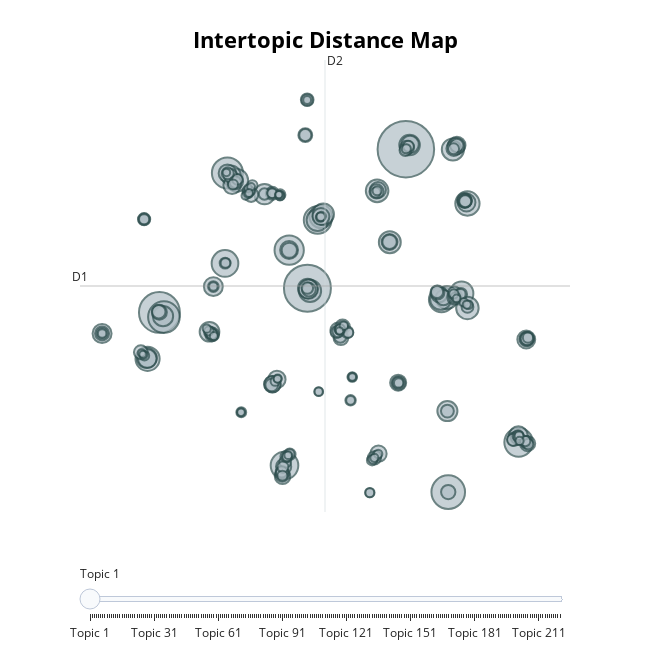

Write notebook code for a chart like this one.
### Code cell
topic_model.visualize_topics()

### Figure 1 — Plotly figure (JSON) as saved in the notebook; plotly's stock layout.template omitted (floating-point values rounded to 4 significant figures; data arrays with more than 128 entries replaced by an {"elided": "..."} marker saying what was removed)
{"data": [{"customdata": {"elided": "221x3 mixed values"}, "hovertemplate": "<b>Topic %{customdata[0]}</b><br>Words: %{customdata[1]}<br>Size: %{customdata[2]}", "legendgroup": "", "marker": {"color": "#B0BEC5", "line": {"color": "DarkSlateGrey", "width": 2}, "size": {"elided": "221 int values"}, "sizemode": "area", "sizeref": 0.3875, "symbol": "circle"}, "mode": "markers", "name": "", "orientation": "v", "showlegend": false, "type": "scatter", "x": {"elided": "221 float values"}, "xaxis": "x", "y": {"elided": "221 float values"}, "yaxis": "y"}], "layout": {"annotations": [{"showarrow": false, "text": "D1", "x": -11.47, "y": 5.134, "yshift": 10}, {"showarrow": false, "text": "D2", "x": 5.135, "xshift": 10, "y": 19.92}], "height": 650, "hoverlabel": {"bgcolor": "white", "font": {"family": "Rockwell", "size": 16}}, "legend": {"itemsizing": "constant", "tracegroupgap": 0}, "margin": {"t": 60}, "shapes": [{"line": {"color": "#CFD8DC", "width": 2}, "type": "line", "x0": 5.135, "x1": 5.135, "y0": -9.656, "y1": 19.92}, {"line": {"color": "#9E9E9E", "width": 2}, "type": "line", "x0": -11.47, "x1": 21.74, "y0": 5.134, "y1": 5.134}], "sliders": [{"active": 0, "pad": {"t": 50}, "steps": [{"args": [{"marker.color": {"elided": "1x221 str values"}}], "label": "Topic 1", "method": "update"}, {"args": [{"marker.color": {"elided": "1x221 str values"}}], "label": "Topic 2", "method": "update"}, {"args": [{"marker.color": {"elided": "1x221 str values"}}], "label": "Topic 3", "method": "update"}, {"args": [{"marker.color": {"elided": "1x221 str values"}}], "label": "Topic 4", "method": "update"}, {"args": [{"marker.color": {"elided": "1x221 str values"}}], "label": "Topic 5", "method": "update"}, {"args": [{"marker.color": {"elided": "1x221 str values"}}], "label": "Topic 6", "method": "update"}, {"args": [{"marker.color": {"elided": "1x221 str values"}}], "label": "Topic 7", "method": "update"}, {"args": [{"marker.color": {"elided": "1x221 str values"}}], "label": "Topic 8", "method": "update"}, {"args": [{"marker.color": {"elided": "1x221 str values"}}], "label": "Topic 9", "method": "update"}, {"args": [{"marker.color": {"elided": "1x221 str values"}}], "label": "Topic 10", "method": "update"}, {"args": [{"marker.color": {"elided": "1x221 str values"}}], "label": "Topic 11", "method": "update"}, {"args": [{"marker.color": {"elided": "1x221 str values"}}], "label": "Topic 12", "method": "update"}, {"args": [{"marker.color": {"elided": "1x221 str values"}}], "label": "Topic 13", "method": "update"}, {"args": [{"marker.color": {"elided": "1x221 str values"}}], "label": "Topic 14", "method": "update"}, {"args": [{"marker.color": {"elided": "1x221 str values"}}], "label": "Topic 15", "method": "update"}, {"args": [{"marker.color": {"elided": "1x221 str values"}}], "label": "Topic 16", "method": "update"}, {"args": [{"marker.color": {"elided": "1x221 str values"}}], "label": "Topic 17", "method": "update"}, {"args": [{"marker.color": {"elided": "1x221 str values"}}], "label": "Topic 18", "method": "update"}, {"args": [{"marker.color": {"elided": "1x221 str values"}}], "label": "Topic 19", "method": "update"}, {"args": [{"marker.color": {"elided": "1x221 str values"}}], "label": "Topic 20", "method": "update"}, {"args": [{"marker.color": {"elided": "1x221 str values"}}], "label": "Topic 21", "method": "update"}, {"args": [{"marker.color": {"elided": "1x221 str values"}}], "label": "Topic 22", "method": "update"}, {"args": [{"marker.color": {"elided": "1x221 str values"}}], "label": "Topic 23", "method": "update"}, {"args": [{"marker.color": {"elided": "1x221 str values"}}], "label": "Topic 24", "method": "update"}, {"args": [{"marker.color": {"elided": "1x221 str values"}}], "label": "Topic 25", "method": "update"}, {"args": [{"marker.color": {"elided": "1x221 str values"}}], "label": "Topic 26", "method": "update"}, {"args": [{"marker.color": {"elided": "1x221 str values"}}], "label": "Topic 27", "method": "update"}, {"args": [{"marker.color": {"elided": "1x221 str values"}}], "label": "Topic 28", "method": "update"}, {"args": [{"marker.color": {"elided": "1x221 str values"}}], "label": "Topic 29", "method": "update"}, {"args": [{"marker.color": {"elided": "1x221 str values"}}], "label": "Topic 30", "method": "update"}, {"args": [{"marker.color": {"elided": "1x221 str values"}}], "label": "Topic 31", "method": "update"}, {"args": [{"marker.color": {"elided": "1x221 str values"}}], "label": "Topic 32", "method": "update"}, {"args": [{"marker.color": {"elided": "1x221 str values"}}], "label": "Topic 33", "method": "update"}, {"args": [{"marker.color": {"elided": "1x221 str values"}}], "label": "Topic 34", "method": "update"}, {"args": [{"marker.color": {"elided": "1x221 str values"}}], "label": "Topic 35", "method": "update"}, {"args": [{"marker.color": {"elided": "1x221 str values"}}], "label": "Topic 36", "method": "update"}, {"args": [{"marker.color": {"elided": "1x221 str values"}}], "label": "Topic 37", "method": "update"}, {"args": [{"marker.color": {"elided": "1x221 str values"}}], "label": "Topic 38", "method": "update"}, {"args": [{"marker.color": {"elided": "1x221 str values"}}], "label": "Topic 39", "method": "update"}, {"args": [{"marker.color": {"elided": "1x221 str values"}}], "label": "Topic 40", "method": "update"}, {"args": [{"marker.color": {"elided": "1x221 str values"}}], "label": "Topic 41", "method": "update"}, {"args": [{"marker.color": {"elided": "1x221 str values"}}], "label": "Topic 42", "method": "update"}, {"args": [{"marker.color": {"elided": "1x221 str values"}}], "label": "Topic 43", "method": "update"}, {"args": [{"marker.color": {"elided": "1x221 str values"}}], "label": "Topic 44", "method": "update"}, {"args": [{"marker.color": {"elided": "1x221 str values"}}], "label": "Topic 45", "method": "update"}, {"args": [{"marker.color": {"elided": "1x221 str values"}}], "label": "Topic 46", "method": "update"}, {"args": [{"marker.color": {"elided": "1x221 str values"}}], "label": "Topic 47", "method": "update"}, {"args": [{"marker.color": {"elided": "1x221 str values"}}], "label": "Topic 48", "method": "update"}, {"args": [{"marker.color": {"elided": "1x221 str values"}}], "label": "Topic 49", "method": "update"}, {"args": [{"marker.color": {"elided": "1x221 str values"}}], "label": "Topic 50", "method": "update"}, {"args": [{"marker.color": {"elided": "1x221 str values"}}], "label": "Topic 51", "method": "update"}, {"args": [{"marker.color": {"elided": "1x221 str values"}}], "label": "Topic 52", "method": "update"}, {"args": [{"marker.color": {"elided": "1x221 str values"}}], "label": "Topic 53", "method": "update"}, {"args": [{"marker.color": {"elided": "1x221 str values"}}], "label": "Topic 54", "method": "update"}, {"args": [{"marker.color": {"elided": "1x221 str values"}}], "label": "Topic 55", "method": "update"}, {"args": [{"marker.color": {"elided": "1x221 str values"}}], "label": "Topic 56", "method": "update"}, {"args": [{"marker.color": {"elided": "1x221 str values"}}], "label": "Topic 57", "method": "update"}, {"args": [{"marker.color": {"elided": "1x221 str values"}}], "label": "Topic 58", "method": "update"}, {"args": [{"marker.color": {"elided": "1x221 str values"}}], "label": "Topic 59", "method": "update"}, {"args": [{"marker.color": {"elided": "1x221 str values"}}], "label": "Topic 60", "method": "update"}, {"args": [{"marker.color": {"elided": "1x221 str values"}}], "label": "Topic 61", "method": "update"}, {"args": [{"marker.color": {"elided": "1x221 str values"}}], "label": "Topic 62", "method": "update"}, {"args": [{"marker.color": {"elided": "1x221 str values"}}], "label": "Topic 63", "method": "update"}, {"args": [{"marker.color": {"elided": "1x221 str values"}}], "label": "Topic 64", "method": "update"}, {"args": [{"marker.color": {"elided": "1x221 str values"}}], "label": "Topic 65", "method": "update"}, {"args": [{"marker.color": {"elided": "1x221 str values"}}], "label": "Topic 66", "method": "update"}, {"args": [{"marker.color": {"elided": "1x221 str values"}}], "label": "Topic 67", "method": "update"}, {"args": [{"marker.color": {"elided": "1x221 str values"}}], "label": "Topic 68", "method": "update"}, {"args": [{"marker.color": {"elided": "1x221 str values"}}], "label": "Topic 69", "method": "update"}, {"args": [{"marker.color": {"elided": "1x221 str values"}}], "label": "Topic 70", "method": "update"}, {"args": [{"marker.color": {"elided": "1x221 str values"}}], "label": "Topic 71", "method": "update"}, {"args": [{"marker.color": {"elided": "1x221 str values"}}], "label": "Topic 72", "method": "update"}, {"args": [{"marker.color": {"elided": "1x221 str values"}}], "label": "Topic 73", "method": "update"}, {"args": [{"marker.color": {"elided": "1x221 str values"}}], "label": "Topic 74", "method": "update"}, {"args": [{"marker.color": {"elided": "1x221 str values"}}], "label": "Topic 75", "method": "update"}, {"args": [{"marker.color": {"elided": "1x221 str values"}}], "label": "Topic 76", "method": "update"}, {"args": [{"marker.color": {"elided": "1x221 str values"}}], "label": "Topic 77", "method": "update"}, {"args": [{"marker.color": {"elided": "1x221 str values"}}], "label": "Topic 78", "method": "update"}, {"args": [{"marker.color": {"elided": "1x221 str values"}}], "label": "Topic 79", "method": "update"}, {"args": [{"marker.color": {"elided": "1x221 str values"}}], "label": "Topic 80", "method": "update"}, {"args": [{"marker.color": {"elided": "1x221 str values"}}], "label": "Topic 81", "method": "update"}, {"args": [{"marker.color": {"elided": "1x221 str values"}}], "label": "Topic 82", "method": "update"}, {"args": [{"marker.color": {"elided": "1x221 str values"}}], "label": "Topic 83", "method": "update"}, {"args": [{"marker.color": {"elided": "1x221 str values"}}], "label": "Topic 84", "method": "update"}, {"args": [{"marker.color": {"elided": "1x221 str values"}}], "label": "Topic 85", "method": "update"}, {"args": [{"marker.color": {"elided": "1x221 str values"}}], "label": "Topic 86", "method": "update"}, {"args": [{"marker.color": {"elided": "1x221 str values"}}], "label": "Topic 87", "method": "update"}, {"args": [{"marker.color": {"elided": "1x221 str values"}}], "label": "Topic 88", "method": "update"}, {"args": [{"marker.color": {"elided": "1x221 str values"}}], "label": "Topic 89", "method": "update"}, {"args": [{"marker.color": {"elided": "1x221 str values"}}], "label": "Topic 90", "method": "update"}, {"args": [{"marker.color": {"elided": "1x221 str values"}}], "label": "Topic 91", "method": "update"}, {"args": [{"marker.color": {"elided": "1x221 str values"}}], "label": "Topic 92", "method": "update"}, {"args": [{"marker.color": {"elided": "1x221 str values"}}], "label": "Topic 93", "method": "update"}, {"args": [{"marker.color": {"elided": "1x221 str values"}}], "label": "Topic 94", "method": "update"}, {"args": [{"marker.color": {"elided": "1x221 str values"}}], "label": "Topic 95", "method": "update"}, {"args": [{"marker.color": {"elided": "1x221 str values"}}], "label": "Topic 96", "method": "update"}, {"args": [{"marker.color": {"elided": "1x221 str values"}}], "label": "Topic 97", "method": "update"}, {"args": [{"marker.color": {"elided": "1x221 str values"}}], "label": "Topic 98", "method": "update"}, {"args": [{"marker.color": {"elided": "1x221 str values"}}], "label": "Topic 99", "method": "update"}, {"args": [{"marker.color": {"elided": "1x221 str values"}}], "label": "Topic 100", "method": "update"}, {"args": [{"marker.color": {"elided": "1x221 str values"}}], "label": "Topic 101", "method": "update"}, {"args": [{"marker.color": {"elided": "1x221 str values"}}], "label": "Topic 102", "method": "update"}, {"args": [{"marker.color": {"elided": "1x221 str values"}}], "label": "Topic 103", "method": "update"}, {"args": [{"marker.color": {"elided": "1x221 str values"}}], "label": "Topic 104", "method": "update"}, {"args": [{"marker.color": {"elided": "1x221 str values"}}], "label": "Topic 105", "method": "update"}, {"args": [{"marker.color": {"elided": "1x221 str values"}}], "label": "Topic 106", "method": "update"}, {"args": [{"marker.color": {"elided": "1x221 str values"}}], "label": "Topic 107", "method": "update"}, {"args": [{"marker.color": {"elided": "1x221 str values"}}], "label": "Topic 108", "method": "update"}, {"args": [{"marker.color": {"elided": "1x221 str values"}}], "label": "Topic 109", "method": "update"}, {"args": [{"marker.color": {"elided": "1x221 str values"}}], "label": "Topic 110", "method": "update"}, {"args": [{"marker.color": {"elided": "1x221 str values"}}], "label": "Topic 111", "method": "update"}, {"args": [{"marker.color": {"elided": "1x221 str values"}}], "label": "Topic 112", "method": "update"}, {"args": [{"marker.color": {"elided": "1x221 str values"}}], "label": "Topic 113", "method": "update"}, {"args": [{"marker.color": {"elided": "1x221 str values"}}], "label": "Topic 114", "method": "update"}, {"args": [{"marker.color": {"elided": "1x221 str values"}}], "label": "Topic 115", "method": "update"}, {"args": [{"marker.color": {"elided": "1x221 str values"}}], "label": "Topic 116", "method": "update"}, {"args": [{"marker.color": {"elided": "1x221 str values"}}], "label": "Topic 117", "method": "update"}, {"args": [{"marker.color": {"elided": "1x221 str values"}}], "label": "Topic 118", "method": "update"}, {"args": [{"marker.color": {"elided": "1x221 str values"}}], "label": "Topic 119", "method": "update"}, {"args": [{"marker.color": {"elided": "1x221 str values"}}], "label": "Topic 120", "method": "update"}, {"args": [{"marker.color": {"elided": "1x221 str values"}}], "label": "Topic 121", "method": "update"}, {"args": [{"marker.color": {"elided": "1x221 str values"}}], "label": "Topic 122", "method": "update"}, {"args": [{"marker.color": {"elided": "1x221 str values"}}], "label": "Topic 123", "method": "update"}, {"args": [{"marker.color": {"elided": "1x221 str values"}}], "label": "Topic 124", "method": "update"}, {"args": [{"marker.color": {"elided": "1x221 str values"}}], "label": "Topic 125", "method": "update"}, {"args": [{"marker.color": {"elided": "1x221 str values"}}], "label": "Topic 126", "method": "update"}, {"args": [{"marker.color": {"elided": "1x221 str values"}}], "label": "Topic 127", "method": "update"}, {"args": [{"marker.color": {"elided": "1x221 str values"}}], "label": "Topic 128", "method": "update"}, {"args": [{"marker.color": {"elided": "1x221 str values"}}], "label": "Topic 129", "method": "update"}, {"args": [{"marker.color": {"elided": "1x221 str values"}}], "label": "Topic 130", "method": "update"}, {"args": [{"marker.color": {"elided": "1x221 str values"}}], "label": "Topic 131", "method": "update"}, {"args": [{"marker.color": {"elided": "1x221 str values"}}], "label": "Topic 132", "method": "update"}, {"args": [{"marker.color": {"elided": "1x221 str values"}}], "label": "Topic 133", "method": "update"}, {"args": [{"marker.color": {"elided": "1x221 str values"}}], "label": "Topic 134", "method": "update"}, {"args": [{"marker.color": {"elided": "1x221 str values"}}], "label": "Topic 135", "method": "update"}, {"args": [{"marker.color": {"elided": "1x221 str values"}}], "label": "Topic 136", "method": "update"}, {"args": [{"marker.color": {"elided": "1x221 str values"}}], "label": "Topic 137", "method": "update"}, {"args": [{"marker.color": {"elided": "1x221 str values"}}], "label": "Topic 138", "method": "update"}, {"args": [{"marker.color": {"elided": "1x221 str values"}}], "label": "Topic 139", "method": "update"}, {"args": [{"marker.color": {"elided": "1x221 str values"}}], "label": "Topic 140", "method": "update"}, {"args": [{"marker.color": {"elided": "1x221 str values"}}], "label": "Topic 141", "method": "update"}, {"args": [{"marker.color": {"elided": "1x221 str values"}}], "label": "Topic 142", "method": "update"}, {"args": [{"marker.color": {"elided": "1x221 str values"}}], "label": "Topic 143", "method": "update"}, {"args": [{"marker.color": {"elided": "1x221 str values"}}], "label": "Topic 144", "method": "update"}, {"args": [{"marker.color": {"elided": "1x221 str values"}}], "label": "Topic 145", "method": "update"}, {"args": [{"marker.color": {"elided": "1x221 str values"}}], "label": "Topic 146", "method": "update"}, {"args": [{"marker.color": {"elided": "1x221 str values"}}], "label": "Topic 147", "method": "update"}, {"args": [{"marker.color": {"elided": "1x221 str values"}}], "label": "Topic 148", "method": "update"}, {"args": [{"marker.color": {"elided": "1x221 str values"}}], "label": "Topic 149", "method": "update"}, {"args": [{"marker.color": {"elided": "1x221 str values"}}], "label": "Topic 150", "method": "update"}, {"args": [{"marker.color": {"elided": "1x221 str values"}}], "label": "Topic 151", "method": "update"}, {"args": [{"marker.color": {"elided": "1x221 str values"}}], "label": "Topic 152", "method": "update"}, {"args": [{"marker.color": {"elided": "1x221 str values"}}], "label": "Topic 153", "method": "update"}, {"args": [{"marker.color": {"elided": "1x221 str values"}}], "label": "Topic 154", "method": "update"}, {"args": [{"marker.color": {"elided": "1x221 str values"}}], "label": "Topic 155", "method": "update"}, {"args": [{"marker.color": {"elided": "1x221 str values"}}], "label": "Topic 156", "method": "update"}, {"args": [{"marker.color": {"elided": "1x221 str values"}}], "label": "Topic 157", "method": "update"}, {"args": [{"marker.color": {"elided": "1x221 str values"}}], "label": "Topic 158", "method": "update"}, {"args": [{"marker.color": {"elided": "1x221 str values"}}], "label": "Topic 159", "method": "update"}, {"args": [{"marker.color": {"elided": "1x221 str values"}}], "label": "Topic 160", "method": "update"}, {"args": [{"marker.color": {"elided": "1x221 str values"}}], "label": "Topic 161", "method": "update"}, {"args": [{"marker.color": {"elided": "1x221 str values"}}], "label": "Topic 162", "method": "update"}, {"args": [{"marker.color": {"elided": "1x221 str values"}}], "label": "Topic 163", "method": "update"}, {"args": [{"marker.color": {"elided": "1x221 str values"}}], "label": "Topic 164", "method": "update"}, {"args": [{"marker.color": {"elided": "1x221 str values"}}], "label": "Topic 165", "method": "update"}, {"args": [{"marker.color": {"elided": "1x221 str values"}}], "label": "Topic 166", "method": "update"}, {"args": [{"marker.color": {"elided": "1x221 str values"}}], "label": "Topic 167", "method": "update"}, {"args": [{"marker.color": {"elided": "1x221 str values"}}], "label": "Topic 168", "method": "update"}, {"args": [{"marker.color": {"elided": "1x221 str values"}}], "label": "Topic 169", "method": "update"}, {"args": [{"marker.color": {"elided": "1x221 str values"}}], "label": "Topic 170", "method": "update"}, {"args": [{"marker.color": {"elided": "1x221 str values"}}], "label": "Topic 171", "method": "update"}, {"args": [{"marker.color": {"elided": "1x221 str values"}}], "label": "Topic 172", "method": "update"}, {"args": [{"marker.color": {"elided": "1x221 str values"}}], "label": "Topic 173", "method": "update"}, {"args": [{"marker.color": {"elided": "1x221 str values"}}], "label": "Topic 174", "method": "update"}, {"args": [{"marker.color": {"elided": "1x221 str values"}}], "label": "Topic 175", "method": "update"}, {"args": [{"marker.color": {"elided": "1x221 str values"}}], "label": "Topic 176", "method": "update"}, {"args": [{"marker.color": {"elided": "1x221 str values"}}], "label": "Topic 177", "method": "update"}, {"args": [{"marker.color": {"elided": "1x221 str values"}}], "label": "Topic 178", "method": "update"}, {"args": [{"marker.color": {"elided": "1x221 str values"}}], "label": "Topic 179", "method": "update"}, {"args": [{"marker.color": {"elided": "1x221 str values"}}], "label": "Topic 180", "method": "update"}, {"args": [{"marker.color": {"elided": "1x221 str values"}}], "label": "Topic 181", "method": "update"}, {"args": [{"marker.color": {"elided": "1x221 str values"}}], "label": "Topic 182", "method": "update"}, {"args": [{"marker.color": {"elided": "1x221 str values"}}], "label": "Topic 183", "method": "update"}, {"args": [{"marker.color": {"elided": "1x221 str values"}}], "label": "Topic 184", "method": "update"}, {"args": [{"marker.color": {"elided": "1x221 str values"}}], "label": "Topic 185", "method": "update"}, {"args": [{"marker.color": {"elided": "1x221 str values"}}], "label": "Topic 186", "method": "update"}, {"args": [{"marker.color": {"elided": "1x221 str values"}}], "label": "Topic 187", "method": "update"}, {"args": [{"marker.color": {"elided": "1x221 str values"}}], "label": "Topic 188", "method": "update"}, {"args": [{"marker.color": {"elided": "1x221 str values"}}], "label": "Topic 189", "method": "update"}, {"args": [{"marker.color": {"elided": "1x221 str values"}}], "label": "Topic 190", "method": "update"}, {"args": [{"marker.color": {"elided": "1x221 str values"}}], "label": "Topic 191", "method": "update"}, {"args": [{"marker.color": {"elided": "1x221 str values"}}], "label": "Topic 192", "method": "update"}, {"args": [{"marker.color": {"elided": "1x221 str values"}}], "label": "Topic 193", "method": "update"}, {"args": [{"marker.color": {"elided": "1x221 str values"}}], "label": "Topic 194", "method": "update"}, {"args": [{"marker.color": {"elided": "1x221 str values"}}], "label": "Topic 195", "method": "update"}, {"args": [{"marker.color": {"elided": "1x221 str values"}}], "label": "Topic 196", "method": "update"}, {"args": [{"marker.color": {"elided": "1x221 str values"}}], "label": "Topic 197", "method": "update"}, {"args": [{"marker.color": {"elided": "1x221 str values"}}], "label": "Topic 198", "method": "update"}, {"args": [{"marker.color": {"elided": "1x221 str values"}}], "label": "Topic 199", "method": "update"}, {"args": [{"marker.color": {"elided": "1x221 str values"}}], "label": "Topic 200", "method": "update"}, {"args": [{"marker.color": {"elided": "1x221 str values"}}], "label": "Topic 201", "method": "update"}, {"args": [{"marker.color": {"elided": "1x221 str values"}}], "label": "Topic 202", "method": "update"}, {"args": [{"marker.color": {"elided": "1x221 str values"}}], "label": "Topic 203", "method": "update"}, {"args": [{"marker.color": {"elided": "1x221 str values"}}], "label": "Topic 204", "method": "update"}, {"args": [{"marker.color": {"elided": "1x221 str values"}}], "label": "Topic 205", "method": "update"}, {"args": [{"marker.color": {"elided": "1x221 str values"}}], "label": "Topic 206", "method": "update"}, {"args": [{"marker.color": {"elided": "1x221 str values"}}], "label": "Topic 207", "method": "update"}, {"args": [{"marker.color": {"elided": "1x221 str values"}}], "label": "Topic 208", "method": "update"}, {"args": [{"marker.color": {"elided": "1x221 str values"}}], "label": "Topic 209", "method": "update"}, {"args": [{"marker.color": {"elided": "1x221 str values"}}], "label": "Topic 210", "method": "update"}, {"args": [{"marker.color": {"elided": "1x221 str values"}}], "label": "Topic 211", "method": "update"}, {"args": [{"marker.color": {"elided": "1x221 str values"}}], "label": "Topic 212", "method": "update"}, {"args": [{"marker.color": {"elided": "1x221 str values"}}], "label": "Topic 213", "method": "update"}, {"args": [{"marker.color": {"elided": "1x221 str values"}}], "label": "Topic 214", "method": "update"}, {"args": [{"marker.color": {"elided": "1x221 str values"}}], "label": "Topic 215", "method": "update"}, {"args": [{"marker.color": {"elided": "1x221 str values"}}], "label": "Topic 216", "method": "update"}, {"args": [{"marker.color": {"elided": "1x221 str values"}}], "label": "Topic 217", "method": "update"}, {"args": [{"marker.color": {"elided": "1x221 str values"}}], "label": "Topic 218", "method": "update"}, {"args": [{"marker.color": {"elided": "1x221 str values"}}], "label": "Topic 219", "method": "update"}, {"args": [{"marker.color": {"elided": "1x221 str values"}}], "label": "Topic 220", "method": "update"}, {"args": [{"marker.color": {"elided": "1x221 str values"}}], "label": "Topic 221", "method": "update"}]}], "title": {"font": {"color": "Black", "size": 22}, "text": "<b>Intertopic Distance Map", "x": 0.5, "xanchor": "center", "y": 0.95, "yanchor": "top"}, "width": 650, "xaxis": {"anchor": "y", "domain": [0, 1], "range": [-11.47, 21.74], "title": {"text": ""}, "visible": false}, "yaxis": {"anchor": "x", "domain": [0, 1], "range": [-9.656, 19.92], "title": {"text": ""}, "visible": false}}}
